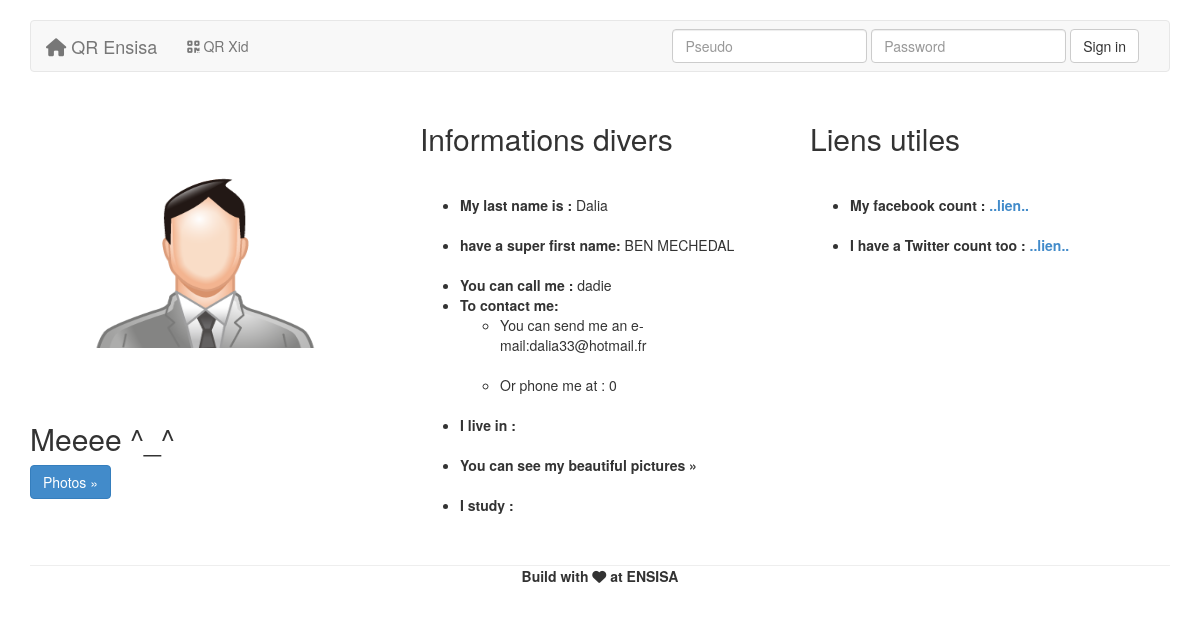
/profil.php?pseudo=dadie, run on the app's committed database.
### tables this page shows
CREATE TABLE IF NOT EXISTS `user` (
  `id` int(255) NOT NULL AUTO_INCREMENT,
  `admin` tinyint(1) DEFAULT NULL,
  `name` varchar(255) NOT NULL,
  `lastname` varchar(255) NOT NULL,
  `pseudo` varchar(255) NOT NULL,
  `email` varchar(255) NOT NULL,
  `password` varchar(255) NOT NULL,
  `phone` int(11) NOT NULL,
  `adress` varchar(255) NOT NULL,
  `photos` varchar(255) NOT NULL,
  `network` varchar(255) NOT NULL,
  `promo` varchar(255) NOT NULL,
  `lienf` varchar(255) NOT NULL,
  `lient` varchar(255) NOT NULL,
  PRIMARY KEY (`id`),
  UNIQUE KEY `pseudo` (`pseudo`)
);

### profil.php (the view, shortened to what this page needs)
<?php include 'includes/header.php';
 include 'includes/navbar.php';
  include 'includes/mysql.php'; ?>
      <div class="container">
      <div class="row">
        <div class="col-lg-4">
          <img class="img-circle" src="image/img.png" alt="Generic placeholder image">
          <h2>Meeee ^_^</h2>
          <p><a class="btn btn-primary" href="photoprofil.php" role="button">Photos &raquo;</a></p>
        </div>
        <div class="col-lg-4">
          <h2>Informations divers</h2>
          <p>
            <?php
             $req = $connect->prepare('SELECT * FROM user Where pseudo = ?');
             $req->execute(array($_GET['pseudo']));
             while ($donnees = $req->fetch())
                {
                    ?>
                        <p>
                            <ul>
                               <li><strong>My last name is : </strong><?php echo $donnees['name']; ?></li><br />
                               <li><strong> have a super first name:</strong> <?php echo $donnees['lastname']; ?></li></br>
                               <li><strong>You can call me : </strong><?php echo $donnees['pseudo'];?></br>
        					             <li><strong>To contact me:</strong> </br>
					                  <ul>
              					       <li>You can send me an e-mail:</strong><?php echo $donnees['email'];?></li></br>
              					       <li>Or phone me at : </strong><?php echo $donnees['phone'];?></li><br/>
						                </ul>
                    					   <li><strong>I live in : </strong><?php echo $donnees['adress'];?></li><br/>
                    					   <li><strong>You can see my beautiful pictures &raquo; <?php echo $donnees ['photos'];?></li></br>
                    					   <li><strong>I study :</strong> <?php echo $donnees ['network'];?></li>
					                  </ul>
                         </p></br>
                    <?php
                }
             ?>
          </p>
        </div>
        <div class="col-lg-4">
          <h2>Liens utiles</h2>
              		   <?php
                           $req = $connect->prepare('SELECT * FROM user Where pseudo = ?');
                           $req->execute(array($_GET['pseudo']));
                           while ($donnees = $req->fetch())
                              {
                     ?>
                                      <p>
              			                         <ul>
              		                                <li> My facebook count : <?php echo $donnees['lienf'];?></li> </br>
                                                  <li> I have a Twitter count too : <?php echo $donnees['lient']; ?></li><br />
              					                     </ul>
              			 <?php
                              }
                      ?>
			                               </p>
        </div>
      </div>
	  </div>
<?php include 'includes/footer.php' ?>

### css/projet.css (style rules this page uses)
.container { max-width: 100%; min-width: 50px; padding-bottom : 10px; }
body { padding-top: 20px; padding-bottom: 20px; }

### css/image.css (style rules this page uses)
img { width: 350px; height: 300px; }

### data on the page
user: name "Dalia", lastname "BEN MECHEDAL", pseudo "dadie", email "dalia33@hotmail.fr", phone "0", lienf "..lien..", lient "..lien.."
